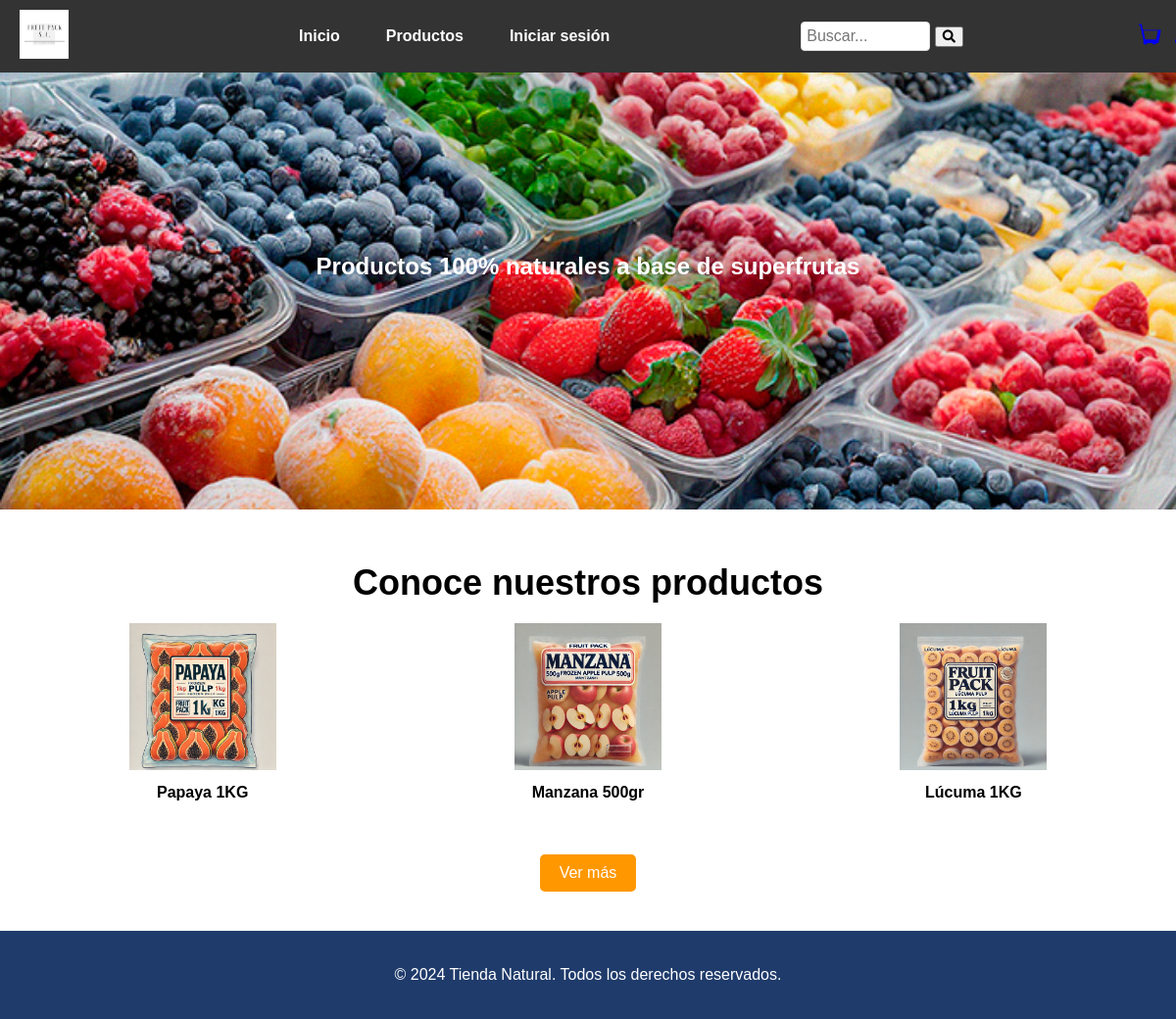
The page / on the database its author committed.
### pp2/models.py (models this page shows, shortened)
class Producto(models.Model):
    nombre = models.CharField(max_length=100)
    descripcion = models.TextField()
    precio = models.DecimalField(max_digits=10, decimal_places=2)
    stock = models.IntegerField()
    imagen = models.ImageField(upload_to='productos/', blank=True, null=True)
    disponible = models.BooleanField(default=True)
    categoria = models.ForeignKey(Categoria, on_delete=models.CASCADE)

### pp2/views.py (the view)
# urls.py: path('', views.inicio, name='inicio'),
def inicio(request):
    productos_destacados = Producto.objects.filter(disponible=True)[:4]  # Ejemplo de productos destacados
    productos_aleatorios = Producto.objects.filter(disponible=True).order_by('?')[:3]  # Seleccionar 3 productos aleatorios
    return render(request, 'inicio.html', {'productos_destacados': productos_destacados, 'productos_aleatorios': productos_aleatorios})

### pp2/templates/inicio.html (shortened to what this page needs)
{% load static %}
<!DOCTYPE html>
<html lang="es">
<head>
    <link rel="stylesheet" href="https://cdnjs.cloudflare.com/ajax/libs/font-awesome/5.15.4/css/all.min.css">
    <link rel="stylesheet" href="{% static 'css/inicio.css' %}">
</head>
<body>
    <header>
        <nav class="navbar">
            <div class="logo">
                <img src="{% static 'img/logo.jpg' %}" alt="Logo Tienda" style="width: 50px; height: auto;">
            </div>
            <ul class="nav-links" id="navLinks">
                <li><a href="{% url 'inicio' %}">Inicio</a></li>
                <li><a href="{% url 'productos' %}">Productos</a></li>
                {% if user.is_authenticated %}
                    <li><a href="{% url 'mi_cuenta' %}">Mi cuenta</a></li>
                    <li><a href="{% url 'salir' %}">Cerrar sesión</a></li>
                {% else %}
                    <li><a href="{% url 'login' %}">Iniciar sesión</a></li>
                {% endif %}
            </ul>
            <div class="search">
                <input type="text" id="search-input" placeholder="Buscar..." onkeyup="buscarProductos()">
                <button><i class="fa fa-search"></i></button>
            </div>
            <div class="icons">
                {% if user.is_authenticated %}
                    <a href="{% url 'ver_carrito' %}">
                        <svg xmlns="http://www.w3.org/2000/svg" width="24" height="24" fill="currentColor" viewBox="0 0 16 16">
                            <path d="M0 1.5A.5.5 0 0 1 .5 1h1a.5.5 0 0 1 .485.379L2.89 5H14.5a.5.5 0 0 1 .491.592l-1.5 8A.5.5 0 0 1 13 14H4a.5.5 0 0 1-.491-.408L1.01 2H.5a.5.5 0 0 1-.5-.5zm3.14 4l1.25 6h7.41l1.25-6H3.14z"/>
                            <path d="M4.5 12a1.5 1.5 0 1 0 0 3 1.5 1.5 0 0 0 0-3zm6 0a1.5 1.5 0 1 0 0 3 1.5 1.5 0 0 0 0-3z"/>
                        </svg>
                    </a>
                {% else %}
                    <a href="#" onclick="mostrarMensajeIniciarSesion(event)">
                    </a>
                {% endif %}
                <a href="{% if user.is_authenticated %}{% url 'mi_cuenta' %}{% else %}{% url 'login' %}{% endif %}">
                    <svg xmlns="http://www.w3.org/2000/svg" width="24" height="24" fill="currentColor" viewBox="0 0 16 16">
                        <path d="M3 14s-1 0-1-1 1-4 6-4 6 3 6 4-1 1-1 1H3zm5-6a3 3 0 1 0 0-6 3 3 0 0 0 0 6z"/>
                    </svg>
                </a>
            </div>
        </nav>
    </header>
    <main>
        <section class="hero">
            <img src="{% static 'img/1inicio.jpg' %}" alt="Imagen principal" class="hero-img" style="width: 100%; height: auto; max-height: 500px; object-fit: cover;">
            <div class="hero-text">
                <h1>Productos 100% naturales a base de superfrutas</h1>
            </div>
        </section>
        <section class="productos">
            <h2>Conoce nuestros productos</h2>
            <div class="productos-grid">
                {% for producto in productos_aleatorios %}
                    <div class="producto-item">
                        <img src="{{ producto.imagen.url }}" alt="{{ producto.nombre }}">
                        <p>{{ producto.nombre }}</p>
                    </div>
                {% endfor %}
            </div>
            <br>
            <a style="display: inline-block; margin: 20px auto; text-align: center;" href="{% url 'productos' %}" class="btn">Ver más</a>
            <br>
        </section>
    </main>
    <footer>
        <p>&copy; 2024 Tienda Natural. Todos los derechos reservados.</p>
    </footer>
</body>
</html>

### pp2/static/css/inicio.css (style rules this page uses)
body { font-family: 'Arial', sans-serif; margin: 0; padding: 0; box-sizing: border-box; }
header { background-color: #1f3b6b; padding: 10px; display: flex; justify-content: space-between; align-items: center; }
.navbar { display: flex; justify-content: space-between; align-items: center; width: 100%; padding: 10px 20px; background-color: #333; color: white; position: fixed; top: 0; left: 0; z-index: 1000; }
.logo img { height: 50px; }
.nav-links { list-style: none; display: flex; gap: 15px; }
.nav-links li { margin: 0; }
.nav-links a { text-decoration: none; color: #ffffff; font-weight: bold; padding: 8px 16px; border-radius: 5px; }
.search { position: relative; }
.search input { padding: 5px; font-size: 16px; border: 1px solid #ddd; border-radius: 4px; width: 120px; }
.icons { display: flex; gap: 10px; color: white; }
.hero { position: relative; text-align: center; overflow: hidden; }
.hero-img { width: 100%; height: auto; max-height: 400px; object-fit: cover; }
.hero-text { position: absolute; top: 50%; left: 50%; transform: translate(-50%, -50%); color: white; text-align: center; }
.productos { padding: 50px 20px; text-align: center; }
.productos h2 { font-size: 36px; margin-bottom: 20px; }
.productos-grid { display: grid; grid-template-columns: repeat(auto-fit, minmax(150px, 1fr)); gap: 20px; }
.producto-item { text-align: center; }
.producto-item img { width: 100%; max-width: 150px; height: auto; object-fit: cover; }
.producto-item p { margin-top: 10px; font-weight: bold; }
.productos .btn { display: inline-block; margin-top: 20px; background-color: #ff9800; color: white; padding: 10px 20px; text-decoration: none; border-radius: 5px; }
footer { background-color: #1f3b6b; color: white; padding: 20px; text-align: center; }

### pp2/templates/inicio.html (style rules this page uses)
body { font-family: Arial, sans-serif; margin: 0; padding: 0; }
.navbar { display: flex; justify-content: space-between; align-items: center; padding: 10px 20px; background-color: #333; color: white; }
.nav-links { display: flex; list-style: none; gap: 15px; }
.nav-links li a { color: white; text-decoration: none; }
.search { position: relative; }
.search input { padding: 5px; border: 1px solid #ddd; border-radius: 4px; width: 120px; }
.icons { display: flex; gap: 10px; color: white; }
.hero { position: relative; text-align: center; }
.hero-img { width: 100%; height: auto; }
.hero-text { position: absolute; top: 50%; left: 50%; transform: translate(-50%, -50%); color: white; text-align: center; }
.productos { padding: 20px; }
.productos-grid { display: grid; grid-template-columns: repeat(3, 1fr); gap: 20px; }
.producto-item { text-align: center; }

### rows shown on the page
Producto: imagen (picture), nombre "Papaya 1KG"
Producto: imagen (picture), nombre "Manzana 500gr"
Producto: imagen (picture), nombre "Lúcuma 1KG"
